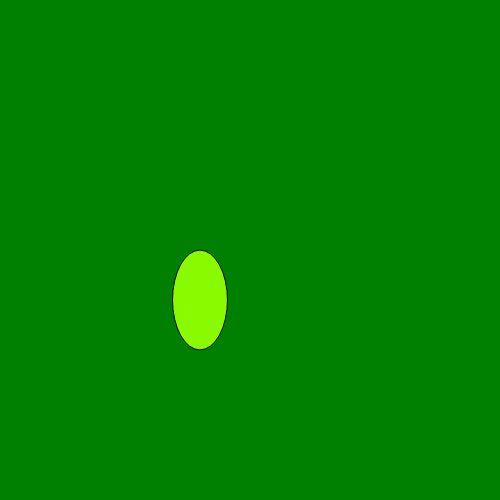
Frame 1 (no input)
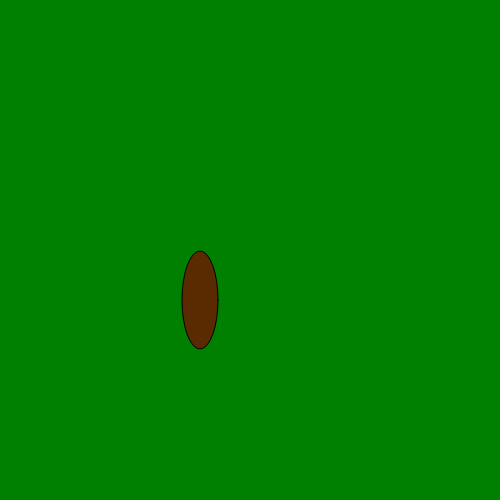
Frame 60 (no input)
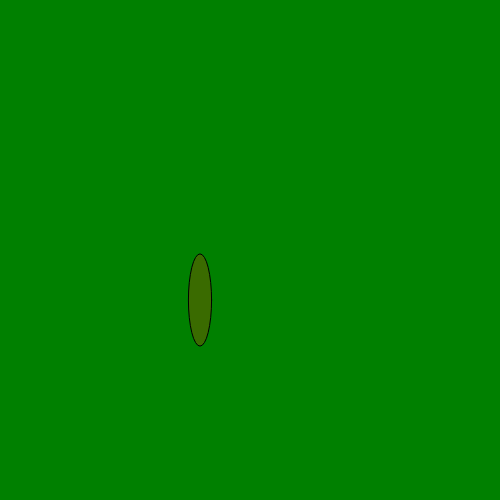
Frame 120 (the mouse pressed at the canvas centre since frame 60)

The p5.js sketch that drew these frames (run headless with seeded random() and noise() and a simulated clock; from frame 60 on, the mouse is pressed at the canvas centre):

// p5.js sketch
// ── sketch.js
let x = 200
let y = 300
let d1 
let d2
let r 


function setup(){
    createCanvas(500,500)
    frameRate(30)

}

function draw (){
    d1 = map(sin(frameCount/10), -1, 1, 0, 100)
    d2 = map(cos(frameCount/10), -1, 1, 0, 100)
    r = map(sin(frameCount/10), -1, 1, 0, 250)
    g = map(cos(frameCount/10), -1, 1, 0, 250)
    g = map(cos(frameCount/15), -1, 1, 0, 250)
   

    background("green")
    fill (r,g,0)
    ellipse(x,y, d1, d2)
}
